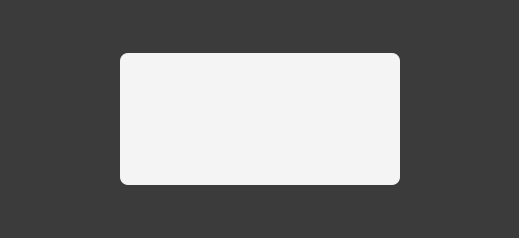
<?xml version="1.0" encoding="UTF-8"?>
<ui version="4.0">
 <class>GreyedDialog</class>
 <widget class="QDialog" name="GreyedDialog">
  <property name="geometry">
   <rect>
    <x>0</x>
    <y>0</y>
    <width>519</width>
    <height>238</height>
   </rect>
  </property>
  <property name="sizePolicy">
   <sizepolicy hsizetype="Expanding" vsizetype="Expanding">
    <horstretch>0</horstretch>
    <verstretch>0</verstretch>
   </sizepolicy>
  </property>
  <property name="windowTitle">
   <string>Dialog</string>
  </property>
  <property name="styleSheet">
   <string notr="true">#GreyedDialog {
    background-color: rgba(51, 51, 51, 204);
}

#MainWidget {
    background-color: #F4F4F4;
    border-radius: 8px;
}

#button_close {
    background-color: none;
    border: none;
}</string>
  </property>
  <property name="modal">
   <bool>true</bool>
  </property>
  <layout class="QVBoxLayout" name="vertical_layout">
   <property name="spacing">
    <number>0</number>
   </property>
   <property name="leftMargin">
    <number>0</number>
   </property>
   <property name="topMargin">
    <number>0</number>
   </property>
   <property name="rightMargin">
    <number>0</number>
   </property>
   <property name="bottomMargin">
    <number>0</number>
   </property>
   <item>
    <spacer name="spacer_top">
     <property name="orientation">
      <enum>Qt::Vertical</enum>
     </property>
     <property name="sizeType">
      <enum>QSizePolicy::Expanding</enum>
     </property>
     <property name="sizeHint" stdset="0">
      <size>
       <width>20</width>
       <height>6</height>
      </size>
     </property>
    </spacer>
   </item>
   <item>
    <layout class="QHBoxLayout" name="horizontal_layout">
     <property name="spacing">
      <number>0</number>
     </property>
     <item>
      <spacer name="spacer_left">
       <property name="orientation">
        <enum>Qt::Horizontal</enum>
       </property>
       <property name="sizeType">
        <enum>QSizePolicy::Expanding</enum>
       </property>
       <property name="sizeHint" stdset="0">
        <size>
         <width>100</width>
         <height>20</height>
        </size>
       </property>
      </spacer>
     </item>
     <item>
      <widget class="QWidget" name="MainWidget" native="true">
       <property name="sizePolicy">
        <sizepolicy hsizetype="Expanding" vsizetype="Fixed">
         <horstretch>0</horstretch>
         <verstretch>0</verstretch>
        </sizepolicy>
       </property>
       <property name="minimumSize">
        <size>
         <width>0</width>
         <height>0</height>
        </size>
       </property>
       <layout class="QVBoxLayout" name="verticalLayout_3">
        <property name="spacing">
         <number>10</number>
        </property>
        <property name="sizeConstraint">
         <enum>QLayout::SetMaximumSize</enum>
        </property>
        <property name="leftMargin">
         <number>40</number>
        </property>
        <property name="topMargin">
         <number>40</number>
        </property>
        <property name="rightMargin">
         <number>40</number>
        </property>
        <property name="bottomMargin">
         <number>40</number>
        </property>
        <item>
         <layout class="QHBoxLayout" name="horizontalLayout_2">
          <property name="sizeConstraint">
           <enum>QLayout::SetDefaultConstraint</enum>
          </property>
          <item>
           <widget class="QWidget" name="widget_title" native="true">
            <property name="minimumSize">
             <size>
              <width>200</width>
              <height>0</height>
             </size>
            </property>
            <layout class="QHBoxLayout" name="horizontalLayout_3">
             <property name="spacing">
              <number>0</number>
             </property>
             <property name="leftMargin">
              <number>0</number>
             </property>
             <property name="topMargin">
              <number>0</number>
             </property>
             <property name="rightMargin">
              <number>0</number>
             </property>
             <property name="bottomMargin">
              <number>0</number>
             </property>
             <item>
              <widget class="QLabel" name="label_title">
               <property name="font">
                <font>
                 <pointsize>14</pointsize>
                 <weight>75</weight>
                 <bold>true</bold>
                </font>
               </property>
               <property name="text">
                <string/>
               </property>
              </widget>
             </item>
             <item>
              <spacer name="horizontalSpacer_3">
               <property name="orientation">
                <enum>Qt::Horizontal</enum>
               </property>
               <property name="sizeHint" stdset="0">
                <size>
                 <width>40</width>
                 <height>20</height>
                </size>
               </property>
              </spacer>
             </item>
             <item>
              <widget class="Button" name="button_close">
               <property name="minimumSize">
                <size>
                 <width>32</width>
                 <height>32</height>
                </size>
               </property>
               <property name="maximumSize">
                <size>
                 <width>32</width>
                 <height>32</height>
                </size>
               </property>
               <property name="cursor">
                <cursorShape>PointingHandCursor</cursorShape>
               </property>
               <property name="focusPolicy">
                <enum>Qt::ClickFocus</enum>
               </property>
               <property name="toolTip">
                <string>TEXT_DIALOG_CLOSE_TOOLTIP</string>
               </property>
               <property name="text">
                <string/>
               </property>
               <property name="icon">
                <iconset resource="../rc/resources.qrc">
                 <normaloff>:/icons/images/material/close.svg</normaloff>:/icons/images/material/close.svg</iconset>
               </property>
               <property name="iconSize">
                <size>
                 <width>24</width>
                 <height>24</height>
                </size>
               </property>
               <property name="flat">
                <bool>true</bool>
               </property>
               <property name="color" stdset="0">
                <color>
                 <red>51</red>
                 <green>51</green>
                 <blue>51</blue>
                </color>
               </property>
               <property name="hover_color" stdset="0">
                <color>
                 <red>0</red>
                 <green>0</green>
                 <blue>0</blue>
                </color>
               </property>
              </widget>
             </item>
            </layout>
           </widget>
          </item>
         </layout>
        </item>
        <item>
         <layout class="QHBoxLayout" name="main_layout">
          <property name="sizeConstraint">
           <enum>QLayout::SetDefaultConstraint</enum>
          </property>
          <property name="topMargin">
           <number>20</number>
          </property>
         </layout>
        </item>
       </layout>
      </widget>
     </item>
     <item>
      <spacer name="spacer_right">
       <property name="orientation">
        <enum>Qt::Horizontal</enum>
       </property>
       <property name="sizeType">
        <enum>QSizePolicy::Expanding</enum>
       </property>
       <property name="sizeHint" stdset="0">
        <size>
         <width>100</width>
         <height>20</height>
        </size>
       </property>
      </spacer>
     </item>
    </layout>
   </item>
   <item>
    <spacer name="spacer_bottom">
     <property name="orientation">
      <enum>Qt::Vertical</enum>
     </property>
     <property name="sizeType">
      <enum>QSizePolicy::Expanding</enum>
     </property>
     <property name="sizeHint" stdset="0">
      <size>
       <width>20</width>
       <height>6</height>
      </size>
     </property>
    </spacer>
   </item>
  </layout>
 </widget>
 <customwidgets>
  <customwidget>
   <class>Button</class>
   <extends>QPushButton</extends>
   <header>guardata.core.gui.custom_widgets</header>
  </customwidget>
 </customwidgets>
 <resources>
  <include location="../rc/resources.qrc"/>
 </resources>
 <connections>
  <connection>
   <sender>button_close</sender>
   <signal>clicked()</signal>
   <receiver>GreyedDialog</receiver>
   <slot>reject()</slot>
   <hints>
    <hint type="sourcelabel">
     <x>576</x>
     <y>191</y>
    </hint>
    <hint type="destinationlabel">
     <x>423</x>
     <y>294</y>
    </hint>
   </hints>
  </connection>
 </connections>
</ui>
